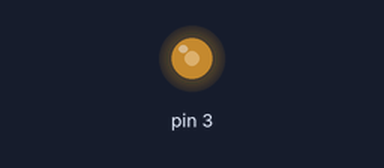
Simulated run of this sketch. Board: Arduino Uno, built with avr-gcc and run on an emulated ATmega328P. Parts: output pins drawn as LEDs (lit = HIGH).

Above: at 0.1 s.
Timing chart, 0 to 1.6 s (numbered marks = the images above):
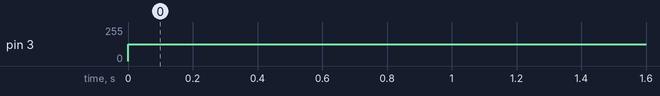

Measured:
- by itself, pin 3: 0/255 → 127/255 at 0.00 s

The sketch:

PWM_ARDUINO.ino
```cpp
void setup() {
  // put your setup code here, to run once:
pinMode(3,OUTPUT);
}

void loop() {
  // put your main code here, to run repeatedly:
analogWrite(3,127);
}
```
